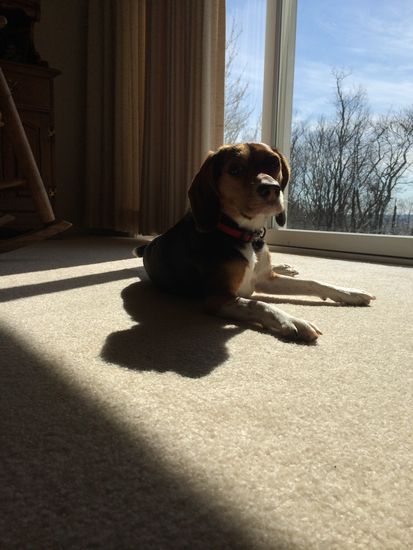
#> input picture OpenCV_104/example_01.png, 413 x 550 px
$ python lesson_3.py --source example_01.png --reference example_02.png   (older library calls are emulated)
#> lines starting #> are read from the running program, lines starting #| are printed output that depends on the picture
"""
Lesson 3
Match Histograms
"""

import argparse
import cv2
import matplotlib.pyplot as plt
from skimage import exposure

ap = argparse.ArgumentParser()
ap.add_argument("-s", "--source", required=True,
    help="Source image (The image to transfer the colors to.)")
ap.add_argument("-r", "--reference", required=True,
    help="Path to the input reference image (The image to use as the color reference.")

args = vars(ap.parse_args())

print("[INFO] loading source and reference images . . . ")
src = cv2.imread(args["source"])
#> src is the input picture: shape (550, 413, 3); mean B, G, R 96.3, 106.9, 112.5
ref = cv2.imread(args["reference"])
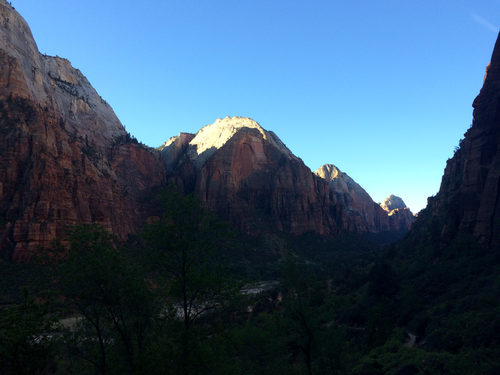
#> input picture OpenCV_104/example_02.png, 500 x 375 px
#> ref is the input picture: shape (375, 500, 3); mean B, G, R 109.2, 85.3, 57.4

print("[INFO] performing histogram matching . . .")

multi = True if src.shape[-1] > 1 else False
#> multi = True
matched = exposure.match_histograms(src, ref, multichannel=multi)
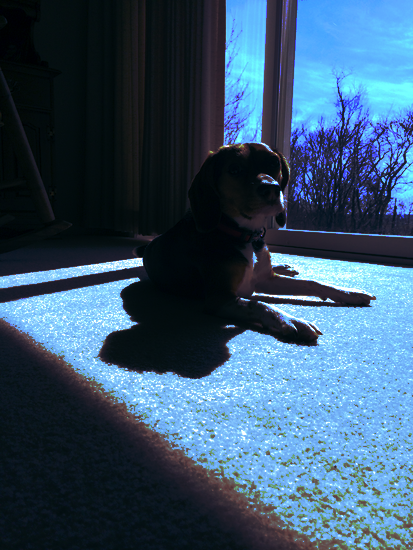
#> matched: shape (550, 413, 3); mean B, G, R 108.8, 84.8, 56.8

cv2.imshow("Source", src)
cv2.imshow("Reference", ref)
cv2.imshow("Matched", matched)
cv2.waitKey(0)


# my plots aren't working right
(fig, axs) = plt.subplots(nrows=3, ncols=3, figsize=(8,8))

for (i, image) in enumerate((src, ref, matched)):
    image = cv2.cvtColor(image, cv2.COLOR_BGR2RGB)
#> this loop made 3 passes

for (j, color) in enumerate(("red", "green", "blue")):
    (hist, bins) = exposure.histogram(image[..., j],
        source_range="dtype")
    axs[j, i].plot(bins, hist / hist.max())

    (cdf, bins) = exposure.cumulative_distribution(image[..., j])
    axs[j, 0].set_ylabel(color)

axs[0, 0].set_title("Source")
axs[0, 1].set_title("Reference")
axs[0, 2].set_title("Matched")

plt.tight_layout()
plt.show()
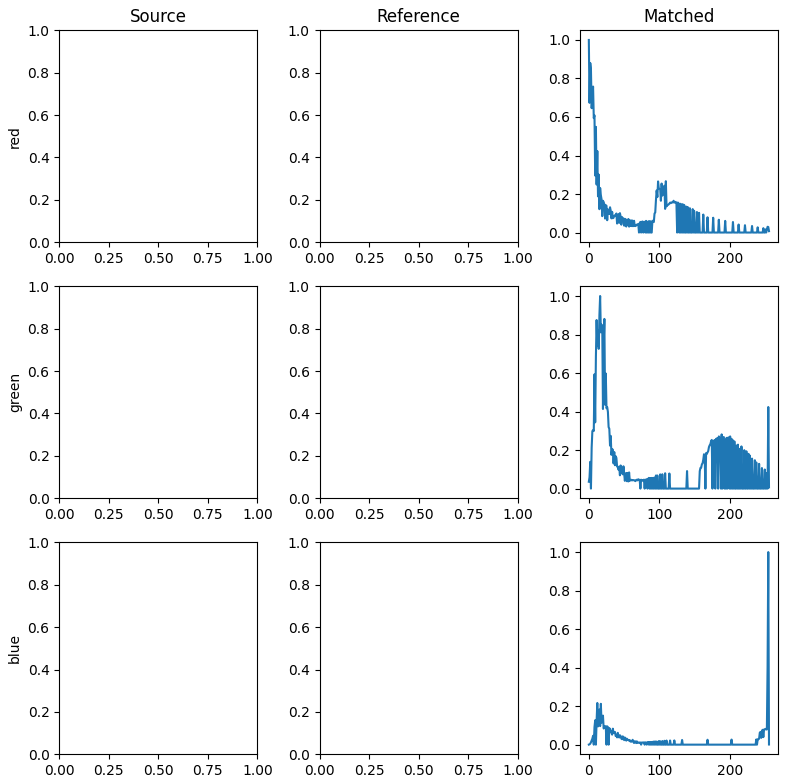
#> figure drawn by matplotlib, 3 panels; panel 1: curve peaks at x = 0, y = 1; panel 2: curve peaks at x = 16, y = 1; panel 3: curve peaks at x = 254, y = 1
